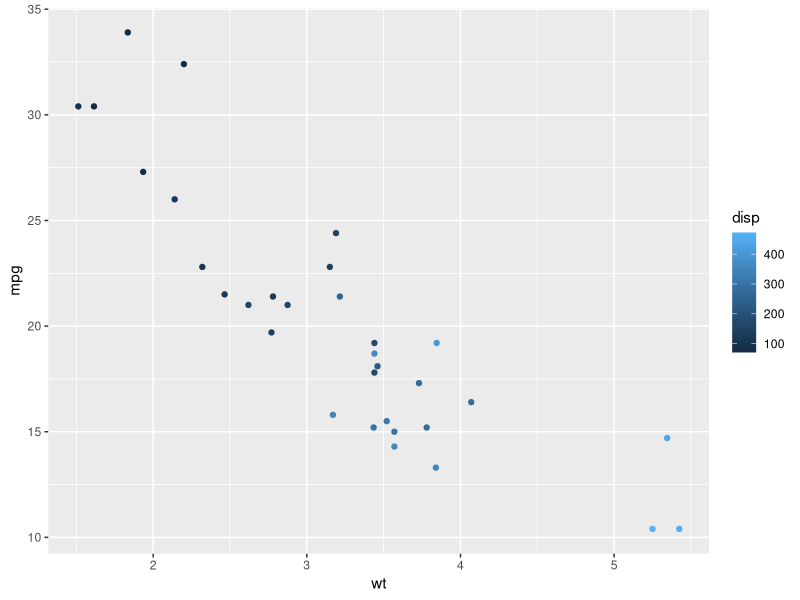
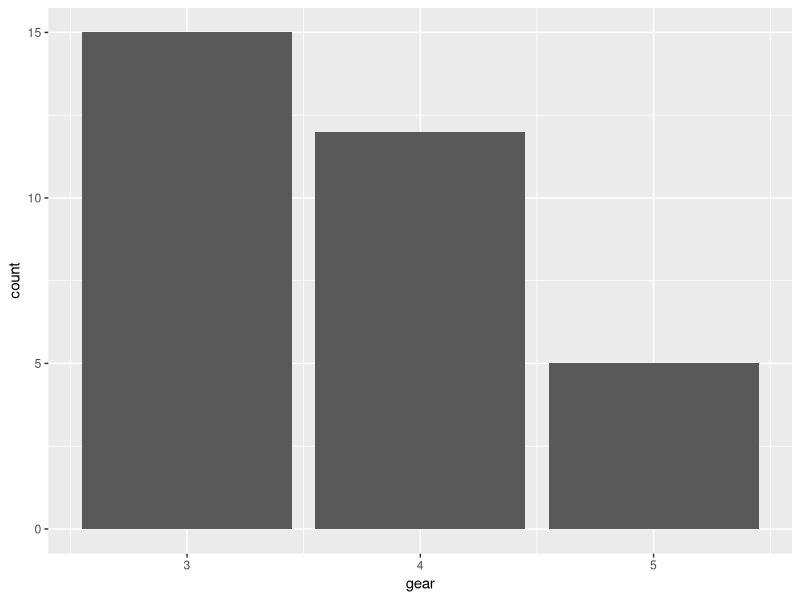
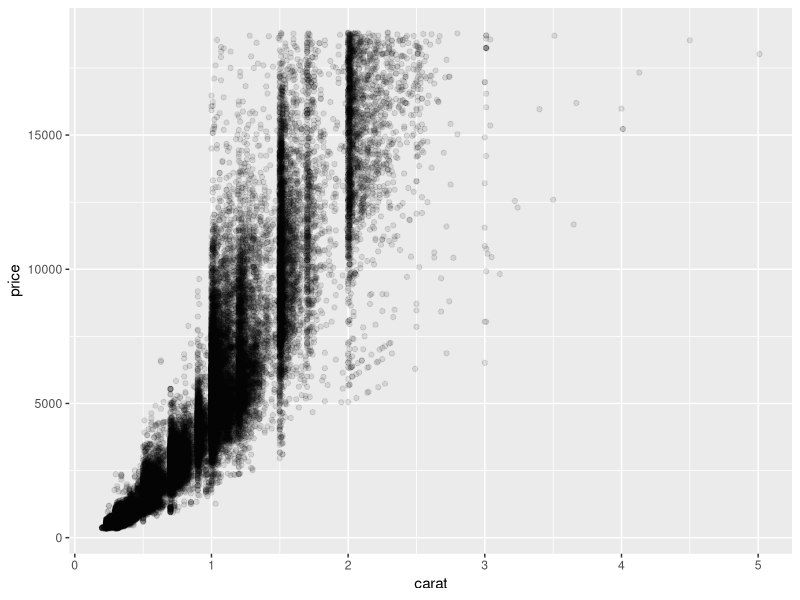
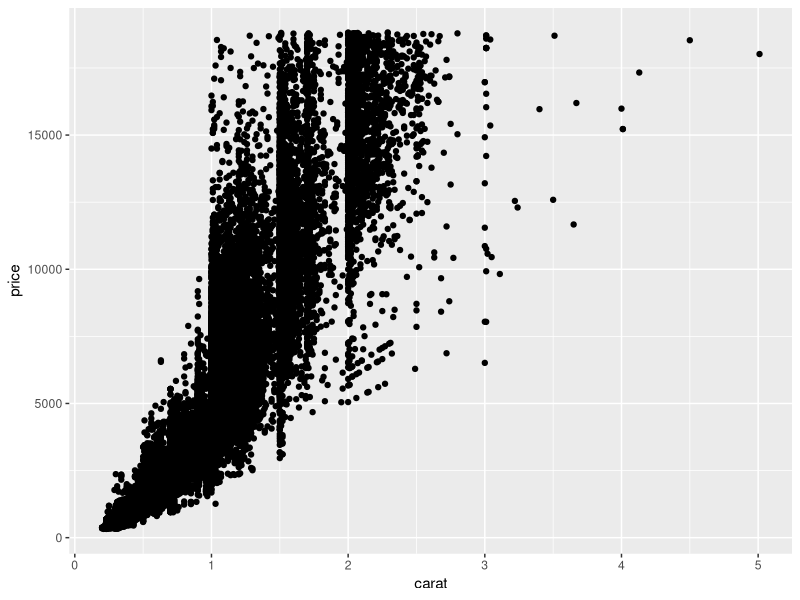
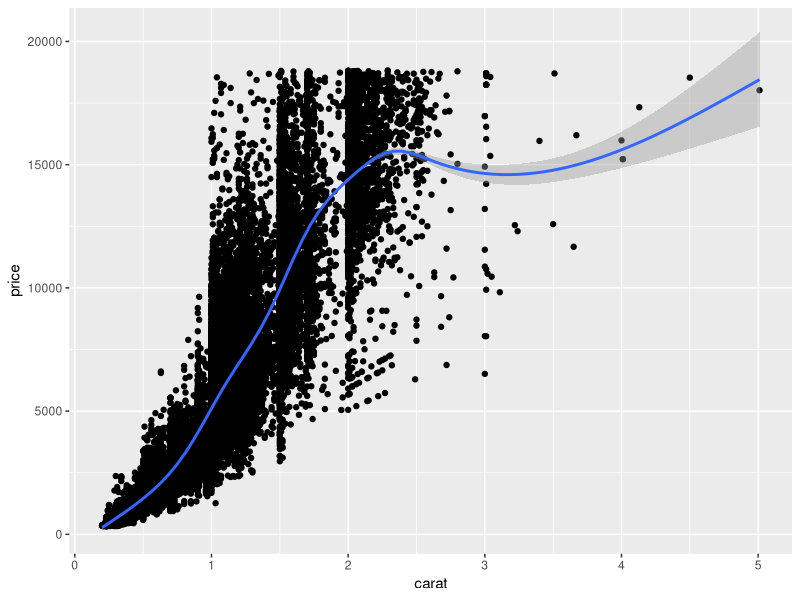
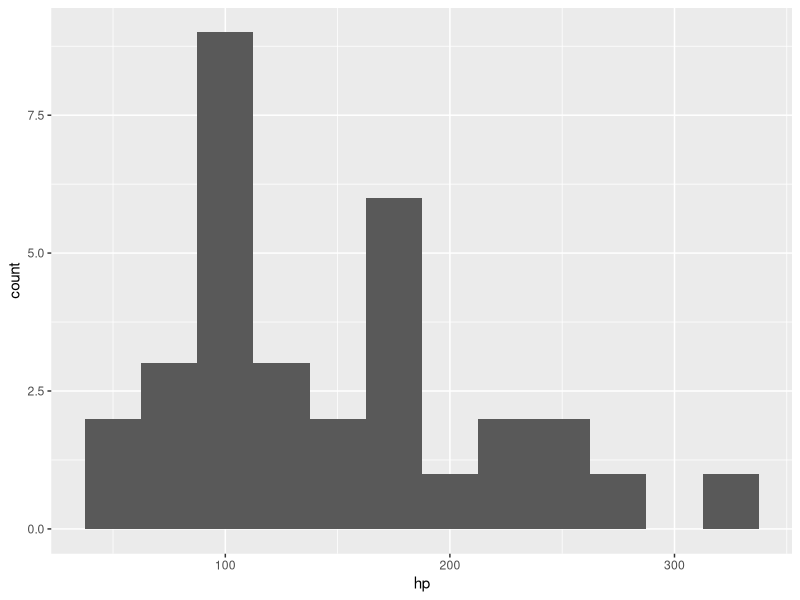
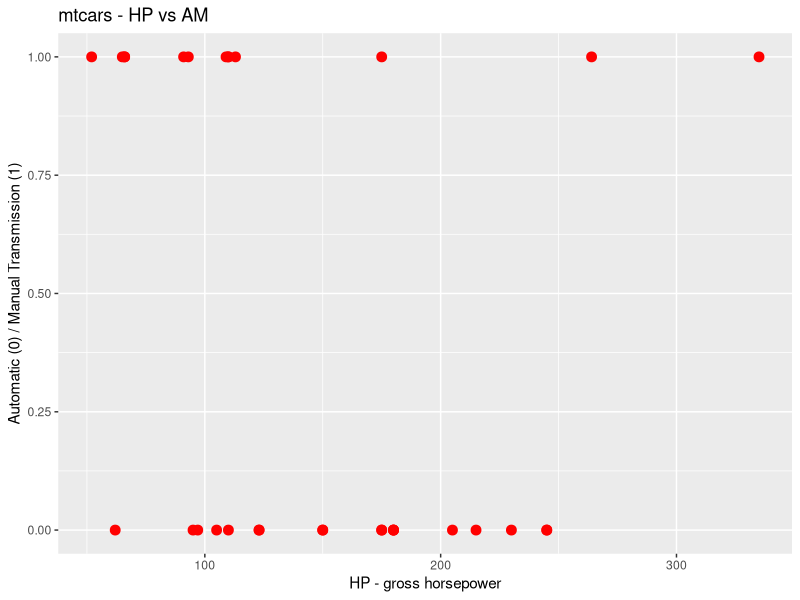
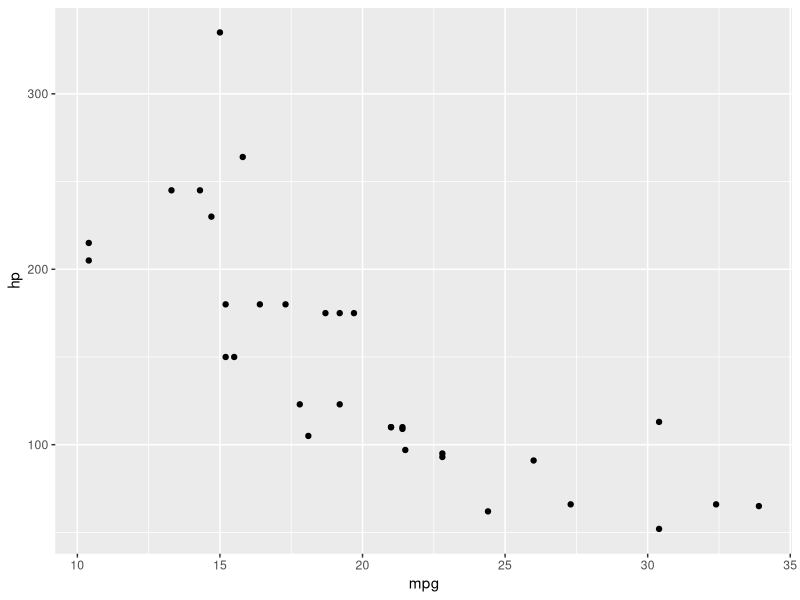

Write R code to recreate these figures, in order.
# LAB 6 Example Code

# Loading the stringr library
library(stringr)

# Assignment 1 - review/advice

# 1. Difference between using str_count and str_detect
# Many switched between the two. The difference is shown below: 

list_example = c("apple", "banana", "cream", "donut", "elephant")

# str_count - counts the number of patterns of each occurrence of every vowel
sum(str_count(list_example, "[aeiou]"))

# str_detect - matches with any occurrence that matches with given pattern 
sum(str_detect(list_example, "[aeiou]"))

# LECTURE REVIEW/EXAMPLE OF GGPLOTS

# load the ggplot library

library(ggplot2)

# get R built-in dataset of titanic
data <- mtcars

# MPG vs HP
# mpg: miles/gallon
# hp: gross horsepower

# 1. Scatter plot
scatter_mtcars <- ggplot(mtcars, aes(x = mpg, y = hp) ) + geom_point()

# 2. Bar plots
# Bar plot of the count of gears of each cars
bar_mtcars  <- ggplot(mtcars, aes(x = gear)) + geom_bar()

# 3. Histogram
# Histogram of the distribution of hp
hist_mtcars <- ggplot(mtcars, aes(hp)) + geom_histogram(binwidth = 25)

# 4. Adding labels, colors, titles for ggplot 

# HP vs AM
# horsepower versus transmission type (0 = automatic, 1 = manual)
labeled_mtcars <- ggplot(mtcars, aes(hp, am)) + geom_point(color="red", size =3) + 
    labs(title="mtcars - HP vs AM") +
    xlab("HP - gross horsepower") +
    ylab("Automatic (0) / Manual Transmission (1)")

# 5. adding color and aesthetics
# weight to miles per gallon
aes_blue_mtcars <- ggplot(mtcars, aes(wt, mpg, color = disp)) +
  geom_point()

# 6. using size as aesthetics
# Change the color aesthetic to a size aesthetic
# weight to miles per gallon
size_mtcars <- ggplot(mtcars, aes(wt, mpg, size = disp)) +
  geom_point()

# 7 More examples of data visualiation
# loading a new r-built-in data
data_2 <- data(diamonds)

diamonds_basic <- ggplot(diamonds, aes(carat, price)) + geom_point()

# 7a. diamonds changing alpha values (transparency)
diamonds_alpha <- ggplot(diamonds, aes(carat, price)) + geom_point(alpha=0.1)


# 7b. adding geom_smooth() with geom_point
diamonds_complex <- ggplot(diamonds, aes(carat, price)) +
  geom_point() +
  geom_smooth()






